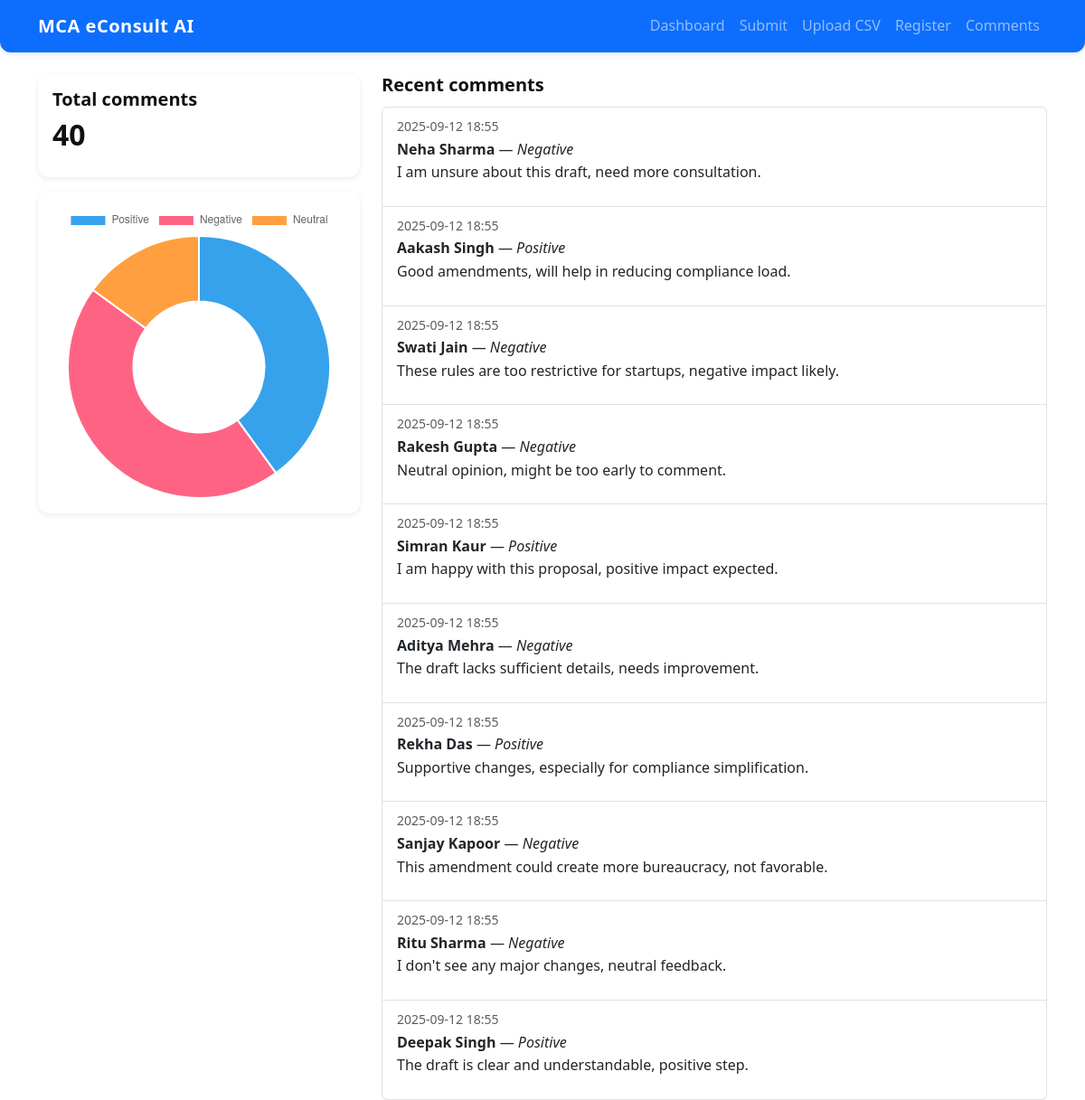
/dashboard, run on the app's committed database.
### models.py (models this page shows)
class Comment(db.Model):
    __tablename__ = "comments"
    id = db.Column(db.Integer, primary_key=True)
    user_id = db.Column(db.Integer, db.ForeignKey("users.id"), nullable=True)
    name = db.Column(db.String(120), nullable=False)
    email = db.Column(db.String(200), nullable=True)
    pan_masked = db.Column(db.String(20), nullable=True)
    text = db.Column(db.Text, nullable=False)
    sentiment = db.Column(db.String(20), nullable=True)  # Positive/Negative/Neutral
    score = db.Column(db.Float, nullable=True)  # sentiment score
    topic = db.Column(db.String(200), nullable=True)  # placeholder for topic modeling
    created_at = db.Column(db.DateTime, default=datetime.utcnow)
    user = db.relationship("User", backref="comments")

### app.py (the view)
    @app.route("/dashboard")
    def dashboard():
        total = Comment.query.count()
        pos = Comment.query.filter_by(sentiment="Positive").count()
        neg = Comment.query.filter_by(sentiment="Negative").count()
        neu = Comment.query.filter_by(sentiment="Neutral").count()
        recent = Comment.query.order_by(Comment.created_at.desc()).limit(10).all()
        return render_template("dashboard.html", total=total, pos=pos, neg=neg, neu=neu, recent=recent)

### templates/dashboard.html (shortened to what this page needs)
{% extends "base.html" %}
{% block content %}
  <div class="row">
    <div class="col-md-4">
      <div class="card p-3 mb-3">
        <h5>Total comments</h5>
        <h2>{{ total }}</h2>
      </div>
      <div class="card p-3">
        <canvas id="sentimentChart" width="400" height="300"></canvas>
      </div>
    </div>
    <div class="col-md-8">
      <h5>Recent comments</h5>
      <ul class="list-group">
        {% for c in recent %}
          <li class="list-group-item">
            <small class="text-muted">{{ c.created_at.strftime('%Y-%m-%d %H:%M') }}</small>
            <br>
            <strong>{{ c.name }}</strong> — <em>{{ c.sentiment }}</em>
            <p>{{ c.text[:220] }}{% if c.text|length > 220 %}...{% endif %}</p>
          </li>
        {% else %}
          <li class="list-group-item">No recent comments</li>
        {% endfor %}
      </ul>
    </div>
  </div>
{% endblock %}
{% block scripts %}
<script>
  // request sentiment counts from API and draw Chart.js pie
  fetch("{{ url_for('sentiment_data_api') }}")
    .then(r => r.json())
    .then(data => {
      const ctx = document.getElementById('sentimentChart').getContext('2d');
      const chart = new Chart(ctx, {
        type: 'doughnut',
        data: {
          labels: ['Positive','Negative','Neutral'],
          datasets: [{
            label: 'Sentiment',
            data: [data.positive, data.negative, data.neutral]
          }]
        },
        options: {
          responsive: true
        }
      });
    });
</script>
{% endblock %}

### static/css/style.css (style rules this page uses)
body { font-family: "Segoe UI", Roboto, Arial, sans-serif; background-color: #ffffff; color: #222; margin: 0; padding: 0; line-height: 1.6; }
h1, h2, h3, h4, h5 { font-weight: 600; color: #111; margin-bottom: 0.75rem; }
.card { border: none; border-radius: 12px; box-shadow: 0 2px 6px rgba(0,0,0,0.08); transition: transform 0.2s ease, box-shadow 0.2s ease; }
.card h5 { margin-bottom: 0.5rem; }

### data on the page
Comment: created_at "2025-09-12 18:55", name "Neha Sharma", sentiment "Negative", text "I am unsure about this draft, need more consultation."
Comment: created_at "2025-09-12 18:55", name "Aakash Singh", sentiment "Positive", text "Good amendments, will help in reducing compliance load."
Comment: created_at "2025-09-12 18:55", name "Swati Jain", sentiment "Negative", text "These rules are too restrictive for startups, negative impact likely."
Comment: created_at "2025-09-12 18:55", name "Rakesh Gupta", sentiment "Negative", text "Neutral opinion, might be too early to comment."
Comment: created_at "2025-09-12 18:55", name "Simran Kaur", sentiment "Positive", text "I am happy with this proposal, positive impact expected."
Comment: created_at "2025-09-12 18:55", name "Aditya Mehra", sentiment "Negative", text "The draft lacks sufficient details, needs improvement."
Comment: created_at "2025-09-12 18:55", name "Rekha Das", sentiment "Positive", text "Supportive changes, especially for compliance simplification."
Comment: created_at "2025-09-12 18:55", name "Sanjay Kapoor", sentiment "Negative", text "This amendment could create more bureaucracy, not favorable."
Comment: created_at "2025-09-12 18:55", name "Ritu Sharma", sentiment "Negative", text "I don't see any major changes, neutral feedback."
Comment: created_at "2025-09-12 18:55", name "Deepak Singh", sentiment "Positive", text "The draft is clear and understandable, positive step."

### other printed values
{{ total }} "40"
